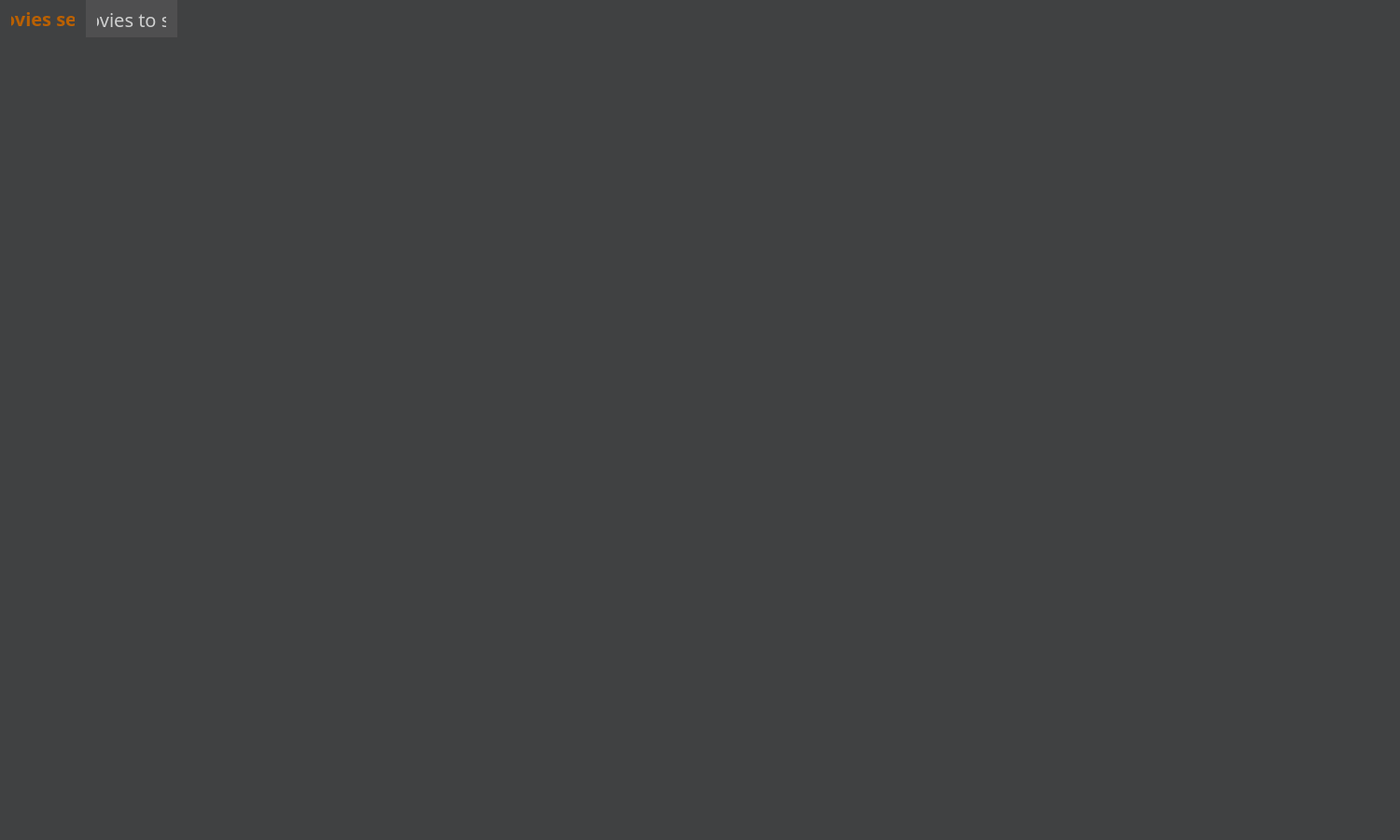
<?xml version="1.0" encoding="UTF-8"?>
<ui version="4.0">
 <class>MainWindow</class>
 <widget class="QMainWindow" name="MainWindow">
  <property name="geometry">
   <rect>
    <x>0</x>
    <y>0</y>
    <width>1500</width>
    <height>900</height>
   </rect>
  </property>
  <property name="windowTitle">
   <string>Moviefy</string>
  </property>
  <widget class="QWidget" name="centralwidget">
   <property name="minimumSize">
    <size>
     <width>1000</width>
     <height>600</height>
    </size>
   </property>
   <property name="styleSheet">
    <string notr="true">QWidget { 
border-top: 0px solid #C2C7CB;
	background-color: #404142;
}
</string>
   </property>
   <layout class="QGridLayout" name="gridLayout">
    <property name="leftMargin">
     <number>0</number>
    </property>
    <property name="topMargin">
     <number>0</number>
    </property>
    <property name="rightMargin">
     <number>0</number>
    </property>
    <property name="bottomMargin">
     <number>0</number>
    </property>
    <item row="0" column="0">
     <widget class="QTabWidget" name="moviesTabs">
      <property name="styleSheet">
       <string notr="true">QTabWidget::pane { 
	background-color: #404142;
}

QTabWidget::tab-bar {
    alignment: center;
}

QTabBar::tab{
min-height: 40px;
max-height: 50px;
font-family: Comforta;
font-size: 20px;
color: #cfd0d0;
	background-color: #4f4f50;
}

QTabBar::tab:hover {
    background: #5b5c5c;
}

QTabBar::tab:selected {
    color: #ba6000;
	background-color: #404142;
font-weight: bold;
}


</string>
      </property>
      <property name="currentIndex">
       <number>0</number>
      </property>
      <property name="elideMode">
       <enum>Qt::ElideNone</enum>
      </property>
      <property name="usesScrollButtons">
       <bool>true</bool>
      </property>
      <property name="documentMode">
       <bool>false</bool>
      </property>
      <property name="movable">
       <bool>false</bool>
      </property>
      <widget class="QWidget" name="moviesSeen">
       <attribute name="title">
        <string>Movies seen</string>
       </attribute>
      </widget>
      <widget class="QWidget" name="moviesToSee">
       <attribute name="title">
        <string>Movies to see</string>
       </attribute>
      </widget>
     </widget>
    </item>
   </layout>
  </widget>
 </widget>
 <resources/>
 <connections/>
</ui>
